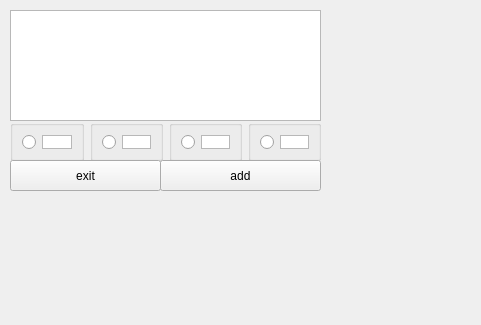
<?xml version="1.0" encoding="UTF-8"?>
<ui version="4.0">
 <class>Form</class>
 <widget class="QWidget" name="Form">
  <property name="geometry">
   <rect>
    <x>0</x>
    <y>0</y>
    <width>481</width>
    <height>325</height>
   </rect>
  </property>
  <property name="windowTitle">
   <string>Form</string>
  </property>
  <widget class="QTextEdit" name="textEdit">
   <property name="geometry">
    <rect>
     <x>10</x>
     <y>10</y>
     <width>311</width>
     <height>111</height>
    </rect>
   </property>
  </widget>
  <widget class="QWidget" name="horizontalLayoutWidget">
   <property name="geometry">
    <rect>
     <x>10</x>
     <y>120</y>
     <width>311</width>
     <height>41</height>
    </rect>
   </property>
   <layout class="QHBoxLayout" name="horizontalLayout_6">
    <item>
     <widget class="QGroupBox" name="horizontalGroupBox">
      <layout class="QHBoxLayout" name="horizontalLayout">
       <item>
        <widget class="QRadioButton" name="radioButton">
         <property name="text">
          <string/>
         </property>
        </widget>
       </item>
       <item>
        <widget class="QTextEdit" name="textEdit_5">
         <property name="verticalScrollBarPolicy">
          <enum>Qt::ScrollBarAlwaysOff</enum>
         </property>
        </widget>
       </item>
      </layout>
     </widget>
    </item>
    <item>
     <widget class="QGroupBox" name="horizontalGroupBox_2">
      <layout class="QHBoxLayout" name="horizontalLayout_2">
       <item>
        <widget class="QRadioButton" name="radioButton_2">
         <property name="text">
          <string/>
         </property>
        </widget>
       </item>
       <item>
        <widget class="QTextEdit" name="textEdit_6">
         <property name="verticalScrollBarPolicy">
          <enum>Qt::ScrollBarAlwaysOff</enum>
         </property>
        </widget>
       </item>
      </layout>
     </widget>
    </item>
    <item>
     <widget class="QGroupBox" name="horizontalGroupBox_3">
      <layout class="QHBoxLayout" name="horizontalLayout_4">
       <item>
        <widget class="QRadioButton" name="radioButton_3">
         <property name="text">
          <string/>
         </property>
        </widget>
       </item>
       <item>
        <widget class="QTextEdit" name="textEdit_7">
         <property name="verticalScrollBarPolicy">
          <enum>Qt::ScrollBarAlwaysOff</enum>
         </property>
        </widget>
       </item>
      </layout>
     </widget>
    </item>
    <item>
     <widget class="QGroupBox" name="horizontalGroupBox_4">
      <layout class="QHBoxLayout" name="horizontalLayout_5">
       <item>
        <widget class="QRadioButton" name="radioButton_4">
         <property name="text">
          <string/>
         </property>
        </widget>
       </item>
       <item>
        <widget class="QTextEdit" name="textEdit_8">
         <property name="verticalScrollBarPolicy">
          <enum>Qt::ScrollBarAlwaysOff</enum>
         </property>
         <property name="tabChangesFocus">
          <bool>false</bool>
         </property>
         <property name="undoRedoEnabled">
          <bool>true</bool>
         </property>
         <property name="acceptRichText">
          <bool>true</bool>
         </property>
        </widget>
       </item>
      </layout>
     </widget>
    </item>
   </layout>
  </widget>
  <widget class="QPushButton" name="pushButton">
   <property name="geometry">
    <rect>
     <x>160</x>
     <y>160</y>
     <width>161</width>
     <height>31</height>
    </rect>
   </property>
   <property name="text">
    <string>add</string>
   </property>
  </widget>
  <widget class="QPushButton" name="pushButton_2">
   <property name="geometry">
    <rect>
     <x>10</x>
     <y>160</y>
     <width>151</width>
     <height>31</height>
    </rect>
   </property>
   <property name="text">
    <string>exit</string>
   </property>
  </widget>
 </widget>
 <resources/>
 <connections/>
</ui>
